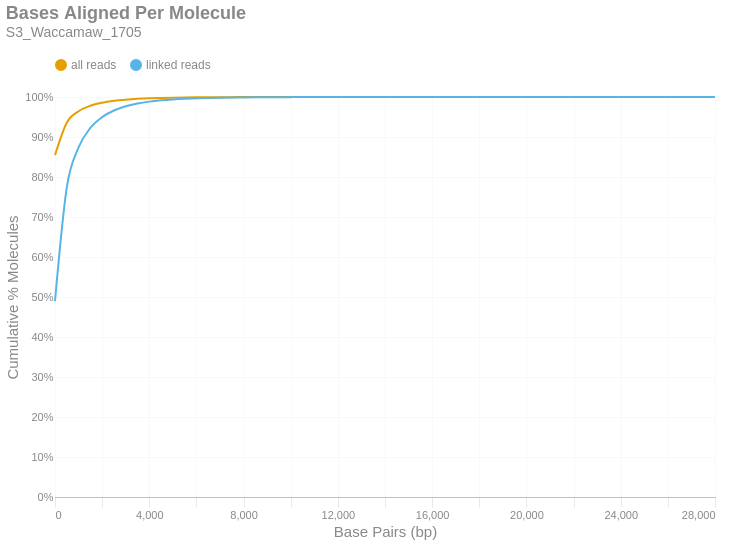

Notebook source saved alongside this figure:
### Markdown cell above
### Bases Aligned Per Molecule
This is a cumulative frequency distribution showing the number of base pairs aligned per unique molecule. These data are shown in 500 bp bins. There are two distributions: one with `all reads` (yellow) and another with only `linked reads` (blue). The percent of molecules in the `linked reads` distribution is relative to the total number of linked molecules.

### Code cell
if SKIPLR:
    print_html(f"Skipped")
else:
    binned_df = consolidated_hist(valids['aligned_bp'], mask, 500, True)
    with SafeRender(binned_df):
        (
            density_plot(binned_df, 'Bases Aligned Per Molecule', samplename, 'basesper')
            .encode(
                x=alt.X('bin:Q', title="Base Pairs (bp)").axis(tickMinStep=500).scale(padding=0),
                y=alt.Y('value:Q', title='Cumulative % Molecules')
                    .axis(format='%')
                    .scale(domain = [0,1])
                    .stack(False),
                color=alt.Color("key:N").scale(domain = ["all reads", "linked reads"]),
                tooltip = [
                    alt.Tooltip("key:N", title = "Data Type"),
                    alt.Tooltip("range_label:N", title="Bases Aligned Per Molecule"),
                    alt.Tooltip("value:Q", format = ".2%", title="% Molecules (Cum.)")
                ]
            )
        ).display()

### Figure 1 — Vega-Lite specification as saved in the notebook (floating-point values rounded to 4 significant figures)
{"width": "container", "height": 400, "config": {"title": {"anchor": "start", "dy": -15, "fontSize": 18, "color": "#888888", "subtitleColor": "#888888", "subtitleFontSize": 14}, "arc": {"fill": "#0072B2"}, "axis": {"domainColor": "#888888", "domainWidth": 0.5, "gridWidth": 0.2, "grid": false, "titleFontWeight": 400, "titleFontSize": 15, "labelFontSize": 11, "labelColor": "#888888", "tickColor": "#888888", "tickWidth": 0.2, "titleColor": "#888888"}, "axisBand": {"grid": false}, "axisX": {"grid": true, "tickSize": 10, "domainCap": "round"}, "axisY": {"domain": false, "grid": true, "tickSize": 0, "domainCap": "round"}, "background": "transparent", "header": {"labelFontSize": 15, "labelColor": "#888888", "titleFontSize": 15, "titleFontWeight": 600, "titleColor": "#888888"}, "legend": {"labelFont": "sans-serif", "labelFontSize": 12, "labelColor": "#888888", "symbolSize": 100, "symbolType": "circle", "titleFontSize": 12, "titlePadding": 10, "titleColor": "#888888", "title": null, "orient": "top"}, "range": {"category": ["#E69F00", "#56B4E9", "#009E73", "#F0E442", "#0072B2", "#D55E00", "#CC79A7", "#000000"], "diverging": ["#cfe8f3", "#a2d4ec", "#73bfe2", "#46abdb", "#1696d2", "#12719e"]}, "area": {"fill": "#0072B2", "fillOpacity": 0.7, "line": true, "strokeOpacity": 0.7}, "line": {"color": "#0072B2", "stroke": "#0072B2", "strokeWidth": 2}, "trail": {"color": "#0072B2", "stroke": "#0072B2", "strokeWidth": 0, "size": 1}, "point": {"filled": true, "fillOpacity": 1.0, "size": 95}, "text": {"color": "#888888", "fontSize": 11, "align": "right", "fontWeight": 400, "size": 11}, "bar": {"fill": "#0072B2", "stroke": null}, "view": {"stroke": null, "continuousWidth": 660, "continuousHeight": 400}}, "data": {"name": "data-f74ca718dfd448a2ab94e43bed39b5e4"}, "mark": {"type": "line", "interpolate": "monotone", "point": {"opacity": 0, "size": 275}}, "encoding": {"color": {"field": "key", "scale": {"domain": ["all reads", "linked reads"]}, "type": "nominal"}, "tooltip": [{"field": "key", "title": "Data Type", "type": "nominal"}, {"field": "range_label", "title": "Bases Aligned Per Molecule", "type": "nominal"}, {"field": "value", "format": ".2%", "title": "% Molecules (Cum.)", "type": "quantitative"}], "x": {"axis": {"tickMinStep": 500}, "field": "bin", "scale": {"padding": 0}, "title": "Base Pairs (bp)", "type": "quantitative"}, "y": {"axis": {"format": "%"}, "field": "value", "scale": {"domain": [0, 1]}, "stack": false, "title": "Cumulative % Molecules", "type": "quantitative"}}, "params": [{"name": "param_c36ac31b6afebe62", "select": {"type": "point", "fields": ["key"]}, "bind": "legend"}], "title": {"text": "Bases Aligned Per Molecule", "subtitle": "S3_Waccamaw_1705"}, "transform": [{"fold": ["all reads (cumsum)", "linked reads (cumsum)"]}, {"calculate": "replace(datum.key, ' (cumsum)', '')", "as": "key"}, {"filter": {"param": "param_c36ac31b6afebe62"}}], "usermeta": {"embedOptions": {"downloadFileName": "S3_Waccamaw_1705.basesper"}}, "$schema": "https://vega.github.io/schema/vega-lite/v6.1.0.json", "datasets": {"data-f74ca718dfd448a2ab94e43bed39b5e4": [{"bin": "0.0", "interval": "0.0-500.0", "all reads": 0.8547, "linked reads": 0.4894, "all reads (cumsum)": 0.8547, "linked reads (cumsum)": 0.4894, "range_label": "0-499"}, {"bin": "500.0", "interval": "500.0-1000.0", "all reads": 0.08117, "linked reads": 0.2845, "all reads (cumsum)": 0.9358, "linked reads (cumsum)": 0.7739, "range_label": "500-999"}, {"bin": "1000.0", "interval": "1000.0-1500.0", "all reads": 0.02839, "linked reads": 0.1, "all reads (cumsum)": 0.9642, "linked reads (cumsum)": 0.874, "range_label": "1000-1499"}, {"bin": "1500.0", "interval": "1500.0-2000.0", "all reads": 0.01382, "linked reads": 0.0487, "all reads (cumsum)": 0.9781, "linked reads (cumsum)": 0.9227, "range_label": "1500-1999"}, {"bin": "2000.0", "interval": "2000.0-2500.0", "all reads": 0.007641, "linked reads": 0.02692, "all reads (cumsum)": 0.9857, "linked reads (cumsum)": 0.9496, "range_label": "2000-2499"}, {"bin": "2500.0", "interval": "2500.0-3000.0", "all reads": 0.004715, "linked reads": 0.01661, "all reads (cumsum)": 0.9904, "linked reads (cumsum)": 0.9662, "range_label": "2500-2999"}, {"bin": "3000.0", "interval": "3000.0-3500.0", "all reads": 0.002986, "linked reads": 0.01052, "all reads (cumsum)": 0.9934, "linked reads (cumsum)": 0.9767, "range_label": "3000-3499"}, {"bin": "3500.0", "interval": "3500.0-4000.0", "all reads": 0.001961, "linked reads": 0.006908, "all reads (cumsum)": 0.9954, "linked reads (cumsum)": 0.9836, "range_label": "3500-3999"}, {"bin": "4000.0", "interval": "4000.0-4500.0", "all reads": 0.001365, "linked reads": 0.00481, "all reads (cumsum)": 0.9967, "linked reads (cumsum)": 0.9884, "range_label": "4000-4499"}, {"bin": "4500.0", "interval": "4500.0-5000.0", "all reads": 0.0009278, "linked reads": 0.003269, "all reads (cumsum)": 0.9976, "linked reads (cumsum)": 0.9917, "range_label": "4500-4999"}, {"bin": "5000.0", "interval": "5000.0-5500.0", "all reads": 0.0006442, "linked reads": 0.00227, "all reads (cumsum)": 0.9983, "linked reads (cumsum)": 0.994, "range_label": "5000-5499"}, {"bin": "5500.0", "interval": "5500.0-6000.0", "all reads": 0.0004661, "linked reads": 0.001642, "all reads (cumsum)": 0.9988, "linked reads (cumsum)": 0.9956, "range_label": "5500-5999"}, {"bin": "6000.0", "interval": "6000.0-6500.0", "all reads": 0.0003301, "linked reads": 0.001163, "all reads (cumsum)": 0.9991, "linked reads (cumsum)": 0.9968, "range_label": "6000-6499"}, {"bin": "6500.0", "interval": "6500.0-7000.0", "all reads": 0.0002372, "linked reads": 0.0008359, "all reads (cumsum)": 0.9993, "linked reads (cumsum)": 0.9976, "range_label": "6500-6999"}, {"bin": "7000.0", "interval": "7000.0-7500.0", "all reads": 0.0001709, "linked reads": 0.0006021, "all reads (cumsum)": 0.9995, "linked reads (cumsum)": 0.9982, "range_label": "7000-7499"}, {"bin": "7500.0", "interval": "7500.0-8000.0", "all reads": 0.0001322, "linked reads": 0.0004657, "all reads (cumsum)": 0.9996, "linked reads (cumsum)": 0.9987, "range_label": "7500-7999"}, {"bin": "8000.0", "interval": "8000.0-8500.0", "all reads": 9.547e-05, "linked reads": 0.0003364, "all reads (cumsum)": 0.9997, "linked reads (cumsum)": 0.999, "range_label": "8000-8499"}, {"bin": "8500.0", "interval": "8500.0-9000.0", "all reads": 7.157e-05, "linked reads": 0.0002522, "all reads (cumsum)": 0.9998, "linked reads (cumsum)": 0.9993, "range_label": "8500-8999"}, {"bin": "9000.0", "interval": "9000.0-9500.0", "all reads": 5.164e-05, "linked reads": 0.000182, "all reads (cumsum)": 0.9998, "linked reads (cumsum)": 0.9995, "range_label": "9000-9499"}, {"bin": "9500.0", "interval": "9500.0-10000.0", "all reads": 3.646e-05, "linked reads": 0.0001285, "all reads (cumsum)": 0.9999, "linked reads (cumsum)": 0.9996, "range_label": "9500-9999"}, {"bin": "10000.0", "interval": "10000.0-10500.0", "all reads": 2.627e-05, "linked reads": 9.257e-05, "all reads (cumsum)": 0.9999, "linked reads (cumsum)": 0.9997, "range_label": "10000-10499"}, {"bin": "10500.0", "interval": "10500.0-11000.0", "all reads": 2.333e-05, "linked reads": 8.22e-05, "all reads (cumsum)": 0.9999, "linked reads (cumsum)": 0.9998, "range_label": "10500-10999"}, {"bin": "11000.0", "interval": "11000.0-11500.0", "all reads": 1.597e-05, "linked reads": 5.626e-05, "all reads (cumsum)": 0.9999, "linked reads (cumsum)": 0.9998, "range_label": "11000-11499"}, {"bin": "11500.0", "interval": "11500.0-12000.0", "all reads": 1.212e-05, "linked reads": 4.27e-05, "all reads (cumsum)": 1.0, "linked reads (cumsum)": 0.9999, "range_label": "11500-11999"}, {"bin": "12000.0", "interval": "12000.0-12500.0", "all reads": 8.493e-06, "linked reads": 2.993e-05, "all reads (cumsum)": 1.0, "linked reads (cumsum)": 0.9999, "range_label": "12000-12499"}, {"bin": "12500.0", "interval": "12500.0-13000.0", "all reads": 7.248e-06, "linked reads": 2.554e-05, "all reads (cumsum)": 1.0, "linked reads (cumsum)": 0.9999, "range_label": "12500-12999"}, {"bin": "13000.0", "interval": "13000.0-13500.0", "all reads": 4.53e-06, "linked reads": 1.596e-05, "all reads (cumsum)": 1.0, "linked reads (cumsum)": 0.9999, "range_label": "13000-13499"}, {"bin": "13500.0", "interval": "13500.0-14000.0", "all reads": 5.322e-06, "linked reads": 1.875e-05, "all reads (cumsum)": 1.0, "linked reads (cumsum)": 1.0, "range_label": "13500-13999"}, {"bin": "14000.0", "interval": "14000.0-14500.0", "all reads": 2.831e-06, "linked reads": 9.975e-06, "all reads (cumsum)": 1.0, "linked reads (cumsum)": 1.0, "range_label": "14000-14499"}, {"bin": "14500.0", "interval": "14500.0-15000.0", "all reads": 2.265e-06, "linked reads": 7.98e-06, "all reads (cumsum)": 1.0, "linked reads (cumsum)": 1.0, "range_label": "14500-14999"}, {"bin": "15000.0", "interval": "15000.0-15500.0", "all reads": 1.699e-06, "linked reads": 5.985e-06, "all reads (cumsum)": 1.0, "linked reads (cumsum)": 1.0, "range_label": "15000-15499"}, {"bin": "15500.0", "interval": "15500.0-16000.0", "all reads": 1.585e-06, "linked reads": 5.586e-06, "all reads (cumsum)": 1.0, "linked reads (cumsum)": 1.0, "range_label": "15500-15999"}, {"bin": "16000.0", "interval": "16000.0-16500.0", "all reads": 1.132e-06, "linked reads": 3.99e-06, "all reads (cumsum)": 1.0, "linked reads (cumsum)": 1.0, "range_label": "16000-16499"}, {"bin": "16500.0", "interval": "16500.0-17000.0", "all reads": 9.06e-07, "linked reads": 3.192e-06, "all reads (cumsum)": 1.0, "linked reads (cumsum)": 1.0, "range_label": "16500-16999"}, {"bin": "17000.0", "interval": "17000.0-17500.0", "all reads": 4.53e-07, "linked reads": 1.596e-06, "all reads (cumsum)": 1.0, "linked reads (cumsum)": 1.0, "range_label": "17000-17499"}, {"bin": "17500.0", "interval": "17500.0-18000.0", "all reads": 2.265e-07, "linked reads": 7.98e-07, "all reads (cumsum)": 1.0, "linked reads (cumsum)": 1.0, "range_label": "17500-17999"}, {"bin": "18000.0", "interval": "18000.0-18500.0", "all reads": 3.397e-07, "linked reads": 1.197e-06, "all reads (cumsum)": 1.0, "linked reads (cumsum)": 1.0, "range_label": "18000-18499"}, {"bin": "18500.0", "interval": "18500.0-19000.0", "all reads": 2.265e-07, "linked reads": 7.98e-07, "all reads (cumsum)": 1.0, "linked reads (cumsum)": 1.0, "range_label": "18500-18999"}, {"bin": "19000.0", "interval": "19000.0-19500.0", "all reads": 3.397e-07, "linked reads": 1.197e-06, "all reads (cumsum)": 1.0, "linked reads (cumsum)": 1.0, "range_label": "19000-19499"}, {"bin": "19500.0", "interval": "19500.0-20000.0", "all reads": 1.132e-07, "linked reads": 3.99e-07, "all reads (cumsum)": 1.0, "linked reads (cumsum)": 1.0, "range_label": "19500-19999"}, {"bin": "20000.0", "interval": "20000.0-20500.0", "all reads": 0.0, "linked reads": 0.0, "all reads (cumsum)": 1.0, "linked reads (cumsum)": 1.0, "range_label": "20000-20499"}, {"bin": "20500.0", "interval": "20500.0-21000.0", "all reads": 0.0, "linked reads": 0.0, "all reads (cumsum)": 1.0, "linked reads (cumsum)": 1.0, "range_label": "20500-20999"}, {"bin": "21000.0", "interval": "21000.0-21500.0", "all reads": 2.265e-07, "linked reads": 7.98e-07, "all reads (cumsum)": 1.0, "linked reads (cumsum)": 1.0, "range_label": "21000-21499"}, {"bin": "21500.0", "interval": "21500.0-22000.0", "all reads": 1.132e-07, "linked reads": 3.99e-07, "all reads (cumsum)": 1.0, "linked reads (cumsum)": 1.0, "range_label": "21500-21999"}, {"bin": "22000.0", "interval": "22000.0-22500.0", "all reads": 0.0, "linked reads": 0.0, "all reads (cumsum)": 1.0, "linked reads (cumsum)": 1.0, "range_label": "22000-22499"}, {"bin": "22500.0", "interval": "22500.0-23000.0", "all reads": 1.132e-07, "linked reads": 3.99e-07, "all reads (cumsum)": 1.0, "linked reads (cumsum)": 1.0, "range_label": "22500-22999"}, {"bin": "23000.0", "interval": "23000.0-23500.0", "all reads": 0.0, "linked reads": 0.0, "all reads (cumsum)": 1.0, "linked reads (cumsum)": 1.0, "range_label": "23000-23499"}, {"bin": "23500.0", "interval": "23500.0-24000.0", "all reads": 0.0, "linked reads": 0.0, "all reads (cumsum)": 1.0, "linked reads (cumsum)": 1.0, "range_label": "23500-23999"}, {"bin": "24000.0", "interval": "24000.0-24500.0", "all reads": 0.0, "linked reads": 0.0, "all reads (cumsum)": 1.0, "linked reads (cumsum)": 1.0, "range_label": "24000-24499"}, {"bin": "24500.0", "interval": "24500.0-25000.0", "all reads": 0.0, "linked reads": 0.0, "all reads (cumsum)": 1.0, "linked reads (cumsum)": 1.0, "range_label": "24500-24999"}, {"bin": "25000.0", "interval": "25000.0-25500.0", "all reads": 0.0, "linked reads": 0.0, "all reads (cumsum)": 1.0, "linked reads (cumsum)": 1.0, "range_label": "25000-25499"}, {"bin": "25500.0", "interval": "25500.0-26000.0", "all reads": 0.0, "linked reads": 0.0, "all reads (cumsum)": 1.0, "linked reads (cumsum)": 1.0, "range_label": "25500-25999"}, {"bin": "26000.0", "interval": "26000.0-26500.0", "all reads": 0.0, "linked reads": 0.0, "all reads (cumsum)": 1.0, "linked reads (cumsum)": 1.0, "range_label": "26000-26499"}, {"bin": "26500.0", "interval": "26500.0-27000.0", "all reads": 0.0, "linked reads": 0.0, "all reads (cumsum)": 1.0, "linked reads (cumsum)": 1.0, "range_label": "26500-26999"}, {"bin": "27000.0", "interval": "27000.0-27500.0", "all reads": 0.0, "linked reads": 0.0, "all reads (cumsum)": 1.0, "linked reads (cumsum)": 1.0, "range_label": "27000-27499"}, {"bin": "27500.0", "interval": "27500.0-28000.0", "all reads": 0.0, "linked reads": 0.0, "all reads (cumsum)": 1.0, "linked reads (cumsum)": 1.0, "range_label": "27500-27999"}, {"bin": "28000.0", "interval": "28000.0-28500.0", "all reads": 1.132e-07, "linked reads": 3.99e-07, "all reads (cumsum)": 1.0, "linked reads (cumsum)": 1.0, "range_label": "28000-28499"}]}}
